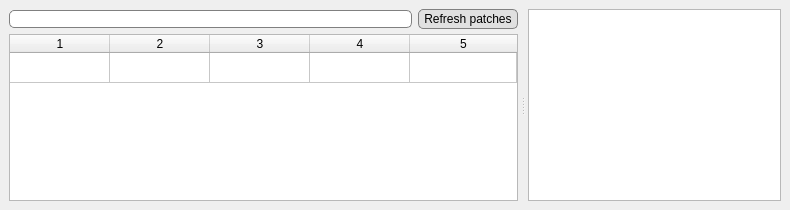
        <widget class="QWidget" name="tab_ps">
         <property name="toolTip">
          <string/>
         </property>
         <property name="styleSheet">
          <string notr="true"/>
         </property>
         <attribute name="title">
          <string>PatchStorage View</string>
         </attribute>
         <attribute name="toolTip">
          <string>Switch to view all ZOIA patches on PatchStorage</string>
         </attribute>
         <layout class="QVBoxLayout" name="verticalLayout_3">
          <property name="leftMargin">
           <number>9</number>
          </property>
          <property name="topMargin">
           <number>9</number>
          </property>
          <property name="rightMargin">
           <number>9</number>
          </property>
          <property name="bottomMargin">
           <number>9</number>
          </property>
          <item>
           <widget class="QWidget" name="widget_5" native="true">
            <layout class="QHBoxLayout" name="horizontalLayout_6">
             <property name="spacing">
              <number>0</number>
             </property>
             <property name="leftMargin">
              <number>0</number>
             </property>
             <property name="topMargin">
              <number>0</number>
             </property>
             <property name="rightMargin">
              <number>0</number>
             </property>
             <property name="bottomMargin">
              <number>0</number>
             </property>
             <item>
              <widget class="QWidget" name="widget_6" native="true">
               <layout class="QVBoxLayout" name="verticalLayout_6">
                <property name="leftMargin">
                 <number>0</number>
                </property>
                <property name="topMargin">
                 <number>0</number>
                </property>
                <property name="rightMargin">
                 <number>0</number>
                </property>
                <property name="bottomMargin">
                 <number>0</number>
                </property>
                <item>
                 <widget class="QWidget" name="widget_7" native="true">
                  <property name="sizePolicy">
                   <sizepolicy hsizetype="Expanding" vsizetype="Expanding">
                    <horstretch>0</horstretch>
                    <verstretch>0</verstretch>
                   </sizepolicy>
                  </property>
                  <layout class="QHBoxLayout" name="horizontalLayout_7">
                   <property name="leftMargin">
                    <number>0</number>
                   </property>
                   <property name="topMargin">
                    <number>0</number>
                   </property>
                   <property name="rightMargin">
                    <number>0</number>
                   </property>
                   <property name="bottomMargin">
                    <number>0</number>
                   </property>
                   <item>
                    <widget class="QSplitter" name="splitter_PS">
                     <property name="orientation">
                      <enum>Qt::Horizontal</enum>
                     </property>
                     <property name="handleWidth">
                      <number>10</number>
                     </property>
                     <widget class="QWidget" name="layoutWidget_4">
                      <layout class="QVBoxLayout" name="verticalLayout_8">
                       <property name="spacing">
                        <number>5</number>
                       </property>
                       <item>
                        <layout class="QHBoxLayout" name="horizontalLayout_5">
                         <property name="spacing">
                          <number>6</number>
                         </property>
                         <item>
                          <widget class="QLineEdit" name="searchbar_PS">
                           <property name="toolTip">
                            <string>Type and hit enter/return to search!</string>
                           </property>
                           <property name="statusTip">
                            <string>Type and hit enter/return to search!</string>
                           </property>
                           <property name="accessibleName">
                            <string>PatchStorage View search bar</string>
                           </property>
                           <property name="accessibleDescription">
                            <string>Searches through the ZOIA patches currently hosted on PatchStorage for any that match what is written in the search query. Hit enter or return to initiate the search.</string>
                           </property>
                           <property name="styleSheet">
                            <string notr="true">QLineEdit{
border-radius: 5px;
border: 1px solid gray;
}</string>
                           </property>
                           <property name="inputMask">
                            <string/>
                           </property>
                           <property name="text">
                            <string/>
                           </property>
                          </widget>
                         </item>
                         <item>
                          <widget class="QPushButton" name="refresh_pch_btn">
                           <property name="toolTip">
                            <string>Click here to refresh the PatchStorage patch list.</string>
                           </property>
                           <property name="statusTip">
                            <string>Click here to refresh the PatchStorage patch list.</string>
                           </property>
                           <property name="accessibleName">
                            <string>Refresh PatchStorage patch list button</string>
                           </property>
                           <property name="accessibleDescription">
                            <string>This button will refresh the data in the PatchStorage patch table with the latest patches on PatchStorage should the list ever become out of sync.</string>
                           </property>
                           <property name="styleSheet">
                            <string notr="true">QPushButton{
border-radius: 5px;
padding: 2px 5px 2px 5px;
border: 1px solid gray;
background-color: rgb(224, 224, 224);
}
QPushButton:hover{
	background-color: rgb(207, 232, 232);
}</string>
                           </property>
                           <property name="text">
                            <string>Refresh patches</string>
                           </property>
                          </widget>
                         </item>
                        </layout>
                       </item>
                       <item>
                        <widget class="QTableWidget" name="table_PS">
                         <property name="cursor" stdset="0">
                          <cursorShape>ArrowCursor</cursorShape>
                         </property>
                         <property name="accessibleName">
                          <string>PatchStorage Table</string>
                         </property>
                         <property name="accessibleDescription">
                          <string>Displays all of the ZOIA patches that are currently hosted on PatchStorage.</string>
                         </property>
                         <property name="frameShape">
                          <enum>QFrame::StyledPanel</enum>
                         </property>
                         <property name="frameShadow">
                          <enum>QFrame::Plain</enum>
                         </property>
                         <property name="sizeAdjustPolicy">
                          <enum>QAbstractScrollArea::AdjustToContents</enum>
                         </property>
                         <property name="editTriggers">
                          <set>QAbstractItemView::NoEditTriggers</set>
                         </property>
                         <property name="alternatingRowColors">
                          <bool>false</bool>
                         </property>
                         <property name="selectionMode">
                          <enum>QAbstractItemView::SingleSelection</enum>
                         </property>
                         <property name="selectionBehavior">
                          <enum>QAbstractItemView::SelectItems</enum>
                         </property>
                         <property name="horizontalScrollMode">
                          <enum>QAbstractItemView::ScrollPerPixel</enum>
                         </property>
                         <property name="gridStyle">
                          <enum>Qt::SolidLine</enum>
                         </property>
                         <property name="rowCount">
                          <number>1</number>
                         </property>
                         <property name="columnCount">
                          <number>5</number>
                         </property>
                         <attribute name="horizontalHeaderCascadingSectionResizes">
                          <bool>true</bool>
                         </attribute>
                         <attribute name="horizontalHeaderStretchLastSection">
                          <bool>true</bool>
                         </attribute>
                         <attribute name="verticalHeaderVisible">
                          <bool>false</bool>
                         </attribute>
                         <row/>
                         <column/>
                         <column/>
                         <column/>
                         <column/>
                         <column/>
                        </widget>
                       </item>
                      </layout>
                     </widget>
                     <widget class="QTextBrowser" name="text_browser_PS">
                      <property name="statusTip">
                       <string/>
                      </property>
                      <property name="accessibleName">
                       <string>Additional Patch Notes Display</string>
                      </property>
                      <property name="accessibleDescription">
                       <string>Displays additional information for a selected patch. This includes the author's name, the like count, the download count, the view count, and a preview link (if it exists)</string>
                      </property>
                      <property name="styleSheet">
                       <string notr="true"/>
                      </property>
                      <property name="frameShadow">
                       <enum>QFrame::Plain</enum>
                      </property>
                      <property name="textInteractionFlags">
                       <set>Qt::TextBrowserInteraction</set>
                      </property>
                      <property name="openExternalLinks">
                       <bool>true</bool>
                      </property>
                      <property name="openLinks">
                       <bool>true</bool>
                      </property>
                     </widget>
                    </widget>
                   </item>
                  </layout>
                 </widget>
                </item>
               </layout>
              </widget>
             </item>
            </layout>
           </widget>
          </item>
         </layout>
        </widget>
